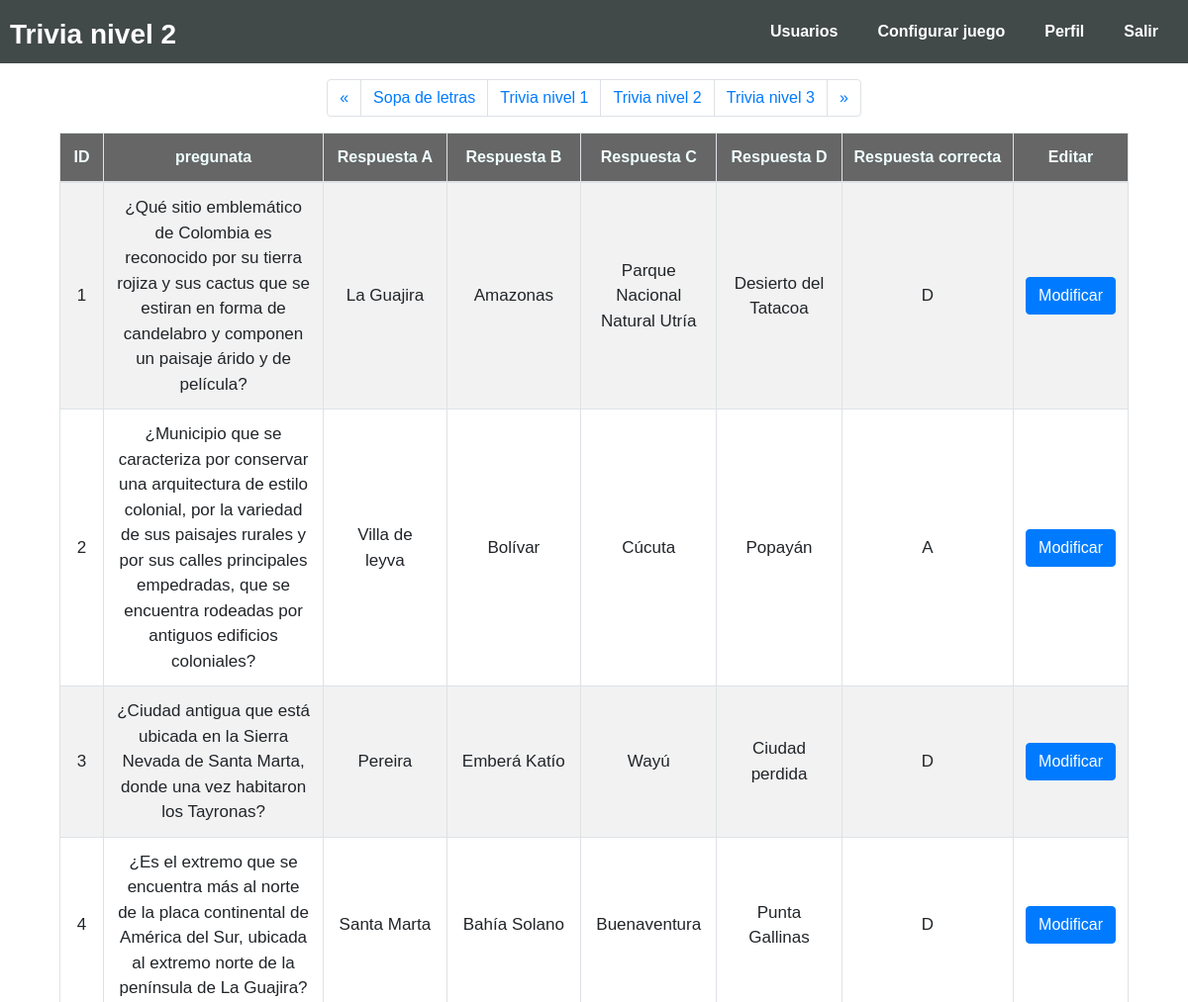
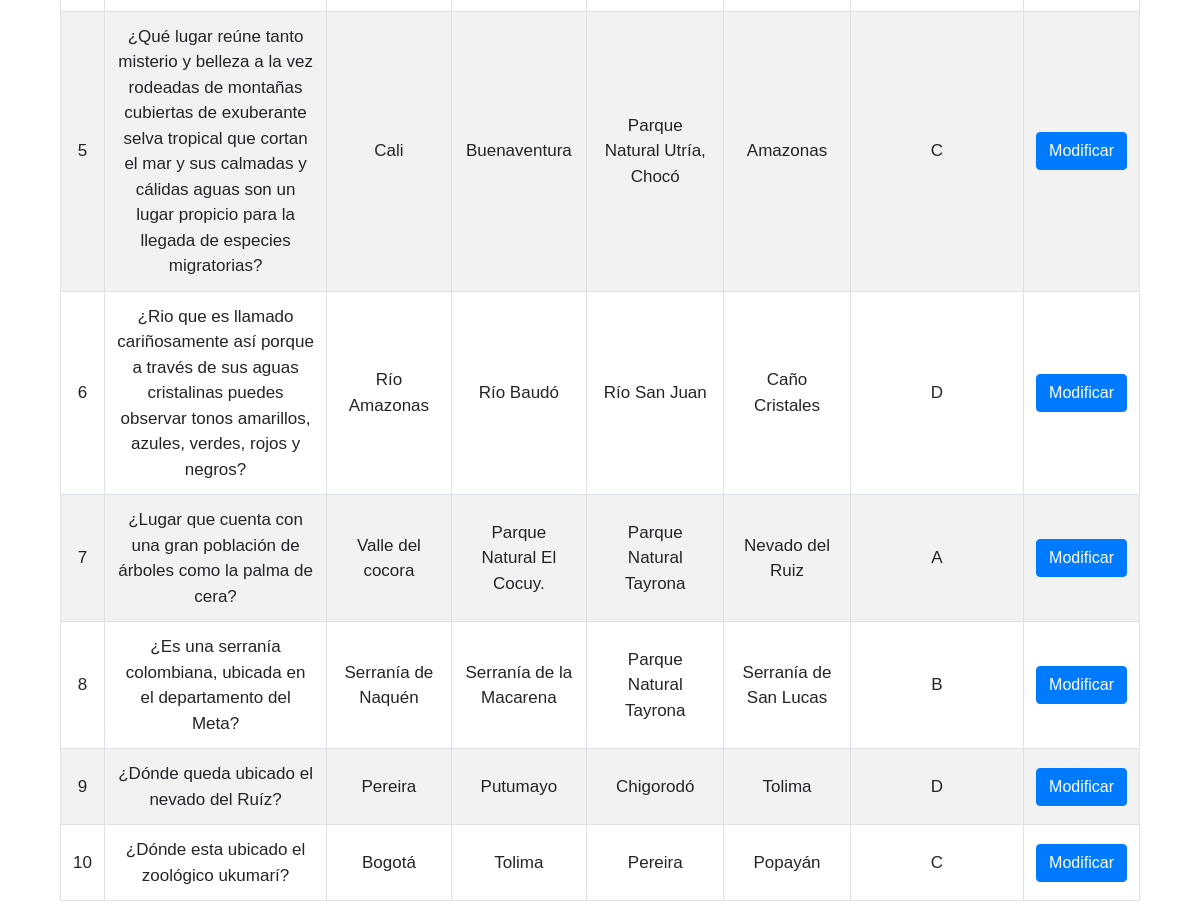
The page /confi_juego/trivia/trivia_nv2.php (signed in) on the database its author committed (2 pictures, top to bottom).
### tables this page shows
CREATE TABLE `trivia_nivel2` (
  `id_pregunta` int(11) NOT NULL,
  `pregunta` varchar(255) NOT NULL,
  `respuesta1` varchar(255) NOT NULL,
  `respuesta2` varchar(255) NOT NULL,
  `respuesta3` varchar(255) NOT NULL,
  `respuesta4` varchar(255) NOT NULL,
  `respuesta_correcta` varchar(1) NOT NULL
);

### confi_juego/trivia/php/consul_nv2.php (called while the page is built)
<?php
require ('../../php/conexion.php');
$pdo -> setAttribute(PDO::ATTR_ERRMODE, PDO::ERRMODE_EXCEPTION);
$query = $pdo->prepare("SELECT * FROM trivia_nivel2 ");
$query->execute();
 ?>

### confi_juego/trivia/trivia_nv2.php (the view, shortened to what this page needs)
<!DOCTYPE html>
<html lang="en">
<head>
    <link rel="stylesheet" type="text/css" href="../../css/bootstrap.css">
    <link rel="stylesheet" type="text/css" href="../../css/cargando.css">
    <link rel="stylesheet" type="text/css" href="../../css/maquinawrite.css">
    <link rel="stylesheet" href="../../css/estyle.css">
    <link rel="stylesheet" href="style.css">
</head>
<body>
    <nav class="navbar1 navbar-expand-lg1 navbar-light1 bg-light1">
        <div class="collapse1 navbar-collapse1" id="navbarNav">
            <p class="pa"> <b><span style="color: white;">Trivia nivel 2</span> </b></p>
            <ul class="navbar-nav1">
                <li class="nav-item1 active1">
                    <a class="nav-link1" href="../../administrador/index.php"><b> Usuarios</b> <span class="sr-only1"></span></a>
                </li>
                <li class="nav-item1">
                    <a class="nav-link1" href="#"><b> Configurar juego</b></a>
                </li>
                <li class="nav-item1">
                    <a class="nav-link1" href="../perfil/perfil_admin.php"><b>Perfil</b></a>
                </li>
                <li class="nav-item1">
                    <a class="nav-link1" href="../../php/salir.php"><b>Salir</b></a>
                </li>
            </ul>
        </div>
    </nav>
    <div class="div_pagination">
        <ul class="ul_paginacion pagination">
            <li class="page-item">
                <a class="anterior page-link" href="trivia.php" aria-label="Previous">
                    <span aria-hidden="true">&laquo;</span>
                </a>
            </li>
            <li class="page-item">
                <a class="page-link" href="../sopa/index.php">
                    <div class="a-pagination">Sopa de letras</div>
                </a>
            </li>
            <li class="page-item">
                <a class="page-link" href="trivia.php">
                    <div class="a-pagination">Trivia nivel 1</div>
                </a>
            </li>
            <li class="page-item">
                <a class="page-link" href="#">
                    <div class="a-pagination">Trivia nivel 2</div>
                </a>
            </li>
            <li class="page-item">
                <a class="page-link" href="trivia_nv3.php">
                    <div class="a-pagination">Trivia nivel 3</div>
                </a>
            </li>
            <li class="page-item">
                <a class="anterior page-link" href="trivia_nv3.php" aria-label="Next">
                    <span aria-hidden="true">&raquo;</span>
                </a>
            </li>
        </ul>
    </div>
    <div class="tabla clearfix">
        <div class="contenedor_tabla">
            <div class="table-responsive" style="align-items: center;">
                <table class="table table-bordered table-striped table-hover">
                    <thead>
                        <tr class="tr">
                            <th scope="col">ID</th>
                            <th scope="col">pregunata</th>
                            <th scope="col">Respuesta A</th>
                            <th scope="col">Respuesta B</th>
                            <th scope="col">Respuesta C</th>
                            <th scope="col">Respuesta D</th>
                            <th scope="col">Respuesta correcta</th>
                            <th scope="col">Editar</th>
                        </tr>
                    </thead>
                    <tbody>
                        <?php
                        include("php/consul_nv2.php");
                        while ($dataCliente = $query->fetch(PDO::FETCH_ASSOC)) { ?>
                            <tr>
                                <td><?php echo $dataCliente['id_pregunta']; ?></td>
                                <td><?php echo $dataCliente['pregunta']; ?></td>
                                <td><?php echo $dataCliente['respuesta1']; ?></td>
                                <td><?php echo $dataCliente['respuesta2']; ?></td>
                                <td><?php echo $dataCliente['respuesta3']; ?></td>
                                <td><?php echo $dataCliente['respuesta4']; ?></td>
                                <td><?php echo $dataCliente['respuesta_correcta']; ?></td>
                                <td>
                                    <button type="button" class="btn btn-primary" data-toggle="modal" data-target="#nivel<?php echo $dataCliente['id_pregunta']; ?>">
                                        Modificar
                                    </button>
                                </td>
                            </tr>
                        <?php } ?>
                </table>
            </div>
        </div>
    </div>
</body>
</html>

### css/estyle.css (style rules this page uses)
table tr th { background: rgba(0, 0, 0, .6); color: azure; }
tbody tr { font-size: 12px !important; }
b { display: flex; flex-direction: row-reverse; }
.pagination { justify-content: center; margin: 16px 0; }

### confi_juego/trivia/style.css (style rules this page uses)
body { font-family: Arial, Helvetica, sans-serif; }
.nav-link1 { text-decoration: none !important; color: white; padding: 20px; display: block; }
.nav-item1 { display: inline-block; text-align: center; }
.navbar1 { position: relative; background-color: #424949; list-style: none; padding: 0; margin: auto; }
.tabla { display: flex; justify-content: center; }
.navbar-nav1 { margin: 0px; display: flex; justify-content: flex-end; text-decoration: none !important; }
.pa { padding-top: 14px; font-size: 28px; margin: 0px; }
.collapse1 { padding: 0px 10px; display: flex; justify-content: space-between; }
td { display: table-cell; vertical-align: middle !important; text-align: center; font-size: 17px; }
.tr { white-space: nowrap; text-align: center; }
.contenedor_tabla { width: 90%; }

### rows shown on the page
trivia_nivel2: id_pregunta "1", pregunta "¿Qué sitio emblemático de Colombia es reconocido por su tierra rojiza y sus cactus que se estiran en forma de candelabro y componen un paisaje árido y de película?", respuesta1 "La Guajira", respuesta2 "Amazonas", respuesta3 "Parque Nacional Natural Utría", respuesta4 "Desierto del Tatacoa", respuesta_correcta "D"
trivia_nivel2: id_pregunta "2", pregunta "¿Municipio que se caracteriza por conservar una arquitectura de estilo colonial, por la variedad de sus paisajes rurales y por sus calles principales empedradas, que se encuentra rodeadas por antiguos edificios coloniales?", respuesta1 "Villa de leyva", respuesta2 "Bolívar", respuesta3 "Cúcuta", respuesta4 "Popayán", respuesta_correcta "A"
trivia_nivel2: id_pregunta "3", pregunta "¿Ciudad antigua que está ubicada en la Sierra Nevada de Santa Marta, donde una vez habitaron los Tayronas?", respuesta1 "Pereira", respuesta2 "Emberá Katío", respuesta3 "Wayú", respuesta4 "Ciudad perdida", respuesta_correcta "D"
trivia_nivel2: id_pregunta "4", pregunta "¿Es el extremo que se encuentra más al norte de la placa continental de América del Sur, ubicada al extremo norte de la península de La Guajira?", respuesta1 "Santa Marta", respuesta2 "Bahía Solano", respuesta3 "Buenaventura", respuesta4 "Punta Gallinas", respuesta_correcta "D"
trivia_nivel2: id_pregunta "5", pregunta "¿Qué lugar reúne tanto misterio y belleza a la vez rodeadas de montañas cubiertas de exuberante selva tropical que cortan el mar y sus calmadas y cálidas aguas son un lugar propicio para la llegada de especies migratorias?", respuesta1 "Cali", respuesta2 "Buenaventura", respuesta3 "Parque Natural Utría, Chocó", respuesta4 "Amazonas", respuesta_correcta "C"
trivia_nivel2: id_pregunta "6", pregunta "¿Rio que es llamado cariñosamente así porque a través de sus aguas cristalinas puedes observar tonos amarillos, azules, verdes, rojos y negros?", respuesta1 "Río Amazonas", respuesta2 "Río Baudó", respuesta3 "Río San Juan", respuesta4 "Caño Cristales", respuesta_correcta "D"
trivia_nivel2: id_pregunta "7", pregunta "¿Lugar que cuenta con una gran población de árboles como la palma de cera?", respuesta1 "Valle del cocora", respuesta2 "Parque Natural El Cocuy.", respuesta3 "Parque Natural Tayrona", respuesta4 "Nevado del Ruiz", respuesta_correcta "A"
trivia_nivel2: id_pregunta "8", pregunta "¿Es una serranía colombiana, ubicada en el departamento del Meta?", respuesta1 "Serranía de Naquén", respuesta2 "Serranía de la Macarena", respuesta3 "Parque Natural Tayrona", respuesta4 "Serranía de San Lucas", respuesta_correcta "B"
trivia_nivel2: id_pregunta "9", pregunta "¿Dónde queda ubicado el nevado del Ruíz?", respuesta1 "Pereira", respuesta2 "Putumayo", respuesta3 "Chigorodó", respuesta4 "Tolima", respuesta_correcta "D"
trivia_nivel2: id_pregunta "10", pregunta "¿Dónde esta ubicado el zoológico ukumarí?", respuesta1 "Bogotá", respuesta2 "Tolima", respuesta3 "Pereira", respuesta4 "Popayán", respuesta_correcta "C"
